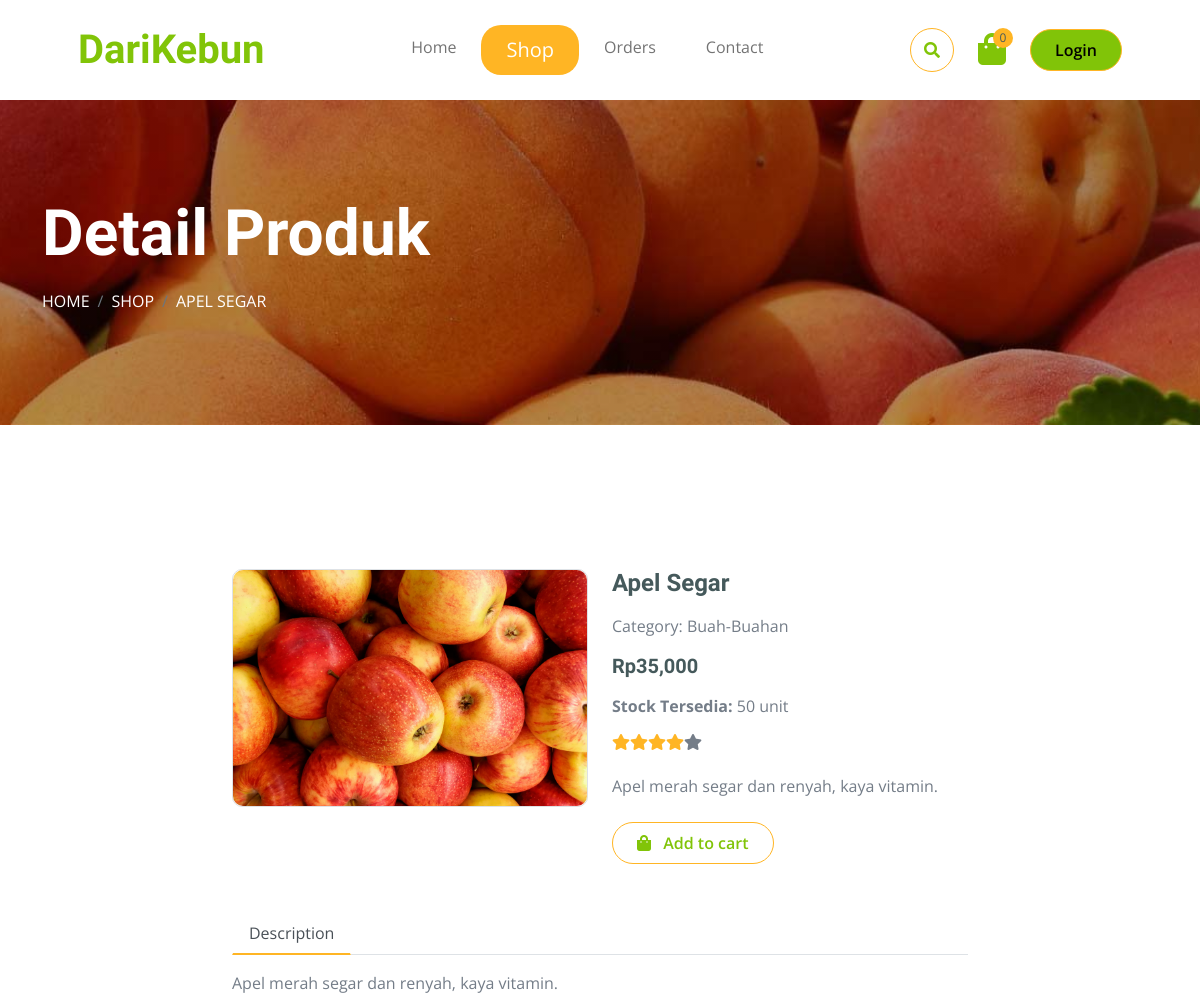
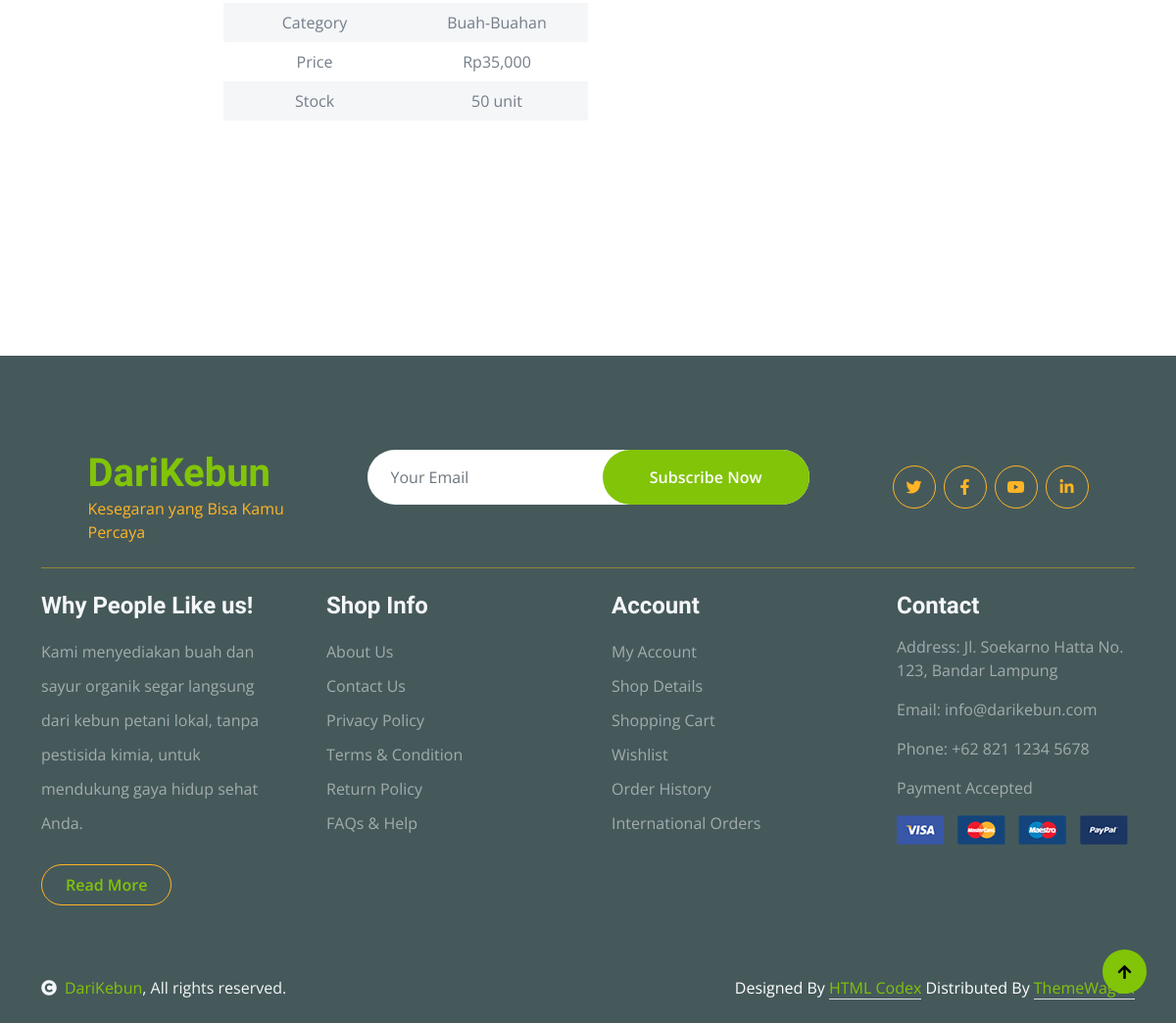
The app's page /detail_product.php?id=1 with its own data (2 pictures, top to bottom).
### tables this page shows
CREATE TABLE `products` (
  `id` int(11) NOT NULL,
  `name` varchar(100) NOT NULL,
  `description` text DEFAULT NULL,
  `price` decimal(10,2) NOT NULL,
  `image` varchar(255) NOT NULL,
  `stock` int(11) DEFAULT 0,
  `category_id` int(11) DEFAULT NULL,
  `created_at` timestamp NOT NULL DEFAULT current_timestamp(),
  `berat_jual` int(11) NOT NULL
);

CREATE TABLE `categories` (
  `id` int(11) NOT NULL,
  `name` varchar(50) NOT NULL,
  `slug` varchar(50) NOT NULL,
  `description` text DEFAULT NULL,
  `image` varchar(255) DEFAULT NULL,
  `created_at` timestamp NOT NULL DEFAULT current_timestamp()
);

### includes/functions.php (called while the page is built, shortened)
<?php
function getProductById($id) {
    global $connect;
    $sql = "SELECT p.*, c.name AS category_name, c.slug
            FROM products p
            LEFT JOIN categories c ON p.category_id = c.id
            WHERE p.id = ?";
    $stmt = mysqli_prepare($connect, $sql);
    mysqli_stmt_bind_param($stmt, "i", $id);
    mysqli_stmt_execute($stmt);
    $result = mysqli_stmt_get_result($stmt);
    return mysqli_fetch_assoc($result);
}
?>

### detail_product.php (the view, shortened to what this page needs)
<?php
require_once 'includes/config.php';
require_once 'includes/head.php';
require_once 'includes/functions.php';
$product_id = (int)$_GET['id'];
$product = getProductById($product_id);
require_once 'includes/navbar.php';
?>
<body>
    <div class="container-fluid page-header py-5 mb-5">
        <div class="container py-5">
            <h1 class="display-3 text-white mb-3 animated slideInDown">Detail Produk</h1>
            <nav aria-label="breadcrumb animated slideInDown">
                <ol class="breadcrumb text-uppercase">
                    <li class="breadcrumb-item"><a href="index.php" class="text-white">Home</a></li>
                    <li class="breadcrumb-item"><a href="shop.php" class="text-white">Shop</a></li>
                    <li class="breadcrumb-item text-white active" aria-current="page"><?php echo htmlspecialchars($product['name']); ?></li>
                </ol>
            </nav>
        </div>
    </div>
    <div class="container-fluid align-items-center py-5">
        <div class="container py-5">
            <div class="row g-4 mb-5 justify-content-center">
                <div class="col-lg-8">
                    <div class="row g-4">
                        <div class="col-lg-6">
                            <div class="border rounded">
                                <img src="<?php echo htmlspecialchars($product['image']); ?>"
                                     class="img-fluid rounded"
                                     alt="<?php echo htmlspecialchars($product['name']); ?>">
                            </div>
                        </div>
                        <div class="col-lg-6">
                            <h4 class="fw-bold mb-3"><?php echo htmlspecialchars($product['name']); ?></h4>
                            <p class="mb-3">Category: <?php echo htmlspecialchars($product['category_name']); ?></p>
                            <h5 class="fw-bold mb-3">Rp<?php echo number_format($product['price']); ?></h5>
                            <div class="mb-3">
                                <p><strong>Stock Tersedia:</strong> <?php echo $product['stock']; ?> unit</p>
                            </div>
                            <div class="d-flex mb-4">
                                <i class="fa fa-star text-secondary"></i>
                                <i class="fa fa-star text-secondary"></i>
                                <i class="fa fa-star text-secondary"></i>
                                <i class="fa fa-star text-secondary"></i>
                                <i class="fa fa-star"></i>
                            </div>
                            <p class="mb-4"><?php echo htmlspecialchars($product['description'] ?? 'Produk organik segar berkualitas tinggi.'); ?></p>
                            <a href="#" class="btn border border-secondary rounded-pill px-4 py-2 mb-4 text-primary add-to-cart-btn"
                               data-product-id="<?php echo $product['id']; ?>">
                                <i class="fa fa-shopping-bag me-2 text-primary"></i> Add to cart
                            </a>
                        </div>
                        <div class="col-lg-12">
                            <nav>
                                <div class="nav nav-tabs mb-3">
                                    <button class="nav-link active border-white border-bottom-0" type="button" role="tab"
                                        id="nav-about-tab" data-bs-toggle="tab" data-bs-target="#nav-about"
                                        aria-controls="nav-about" aria-selected="true">Description</button>
                                </div>
                            </nav>
                            <div class="tab-content mb-5">
                                <div class="tab-pane active" id="nav-about" role="tabpanel" aria-labelledby="nav-about-tab">
                                    <p><?php echo htmlspecialchars($product['description'] ?? 'Deskripsi produk akan segera ditambahkan.'); ?></p>
                                    <div class="px-2">
                                        <div class="row g-4">
                                            <div class="col-6">
                                                <div class="row bg-light align-items-center text-center justify-content-center py-2">
                                                    <div class="col-6">
                                                        <p class="mb-0">Category</p>
                                                    </div>
                                                    <div class="col-6">
                                                        <p class="mb-0"><?php echo htmlspecialchars($product['category_name']); ?></p>
                                                    </div>
                                                </div>
                                                <div class="row text-center align-items-center justify-content-center py-2">
                                                    <div class="col-6">
                                                        <p class="mb-0">Price</p>
                                                    </div>
                                                    <div class="col-6">
                                                        <p class="mb-0">Rp<?php echo number_format($product['price']); ?></p>
                                                    </div>
                                                </div>
                                                <div class="row bg-light text-center align-items-center justify-content-center py-2">
                                                    <div class="col-6">
                                                        <p class="mb-0">Stock</p>
                                                    </div>
                                                    <div class="col-6">
                                                        <p class="mb-0"><?php echo $product['stock']; ?> unit</p>
                                                    </div>
                                                </div>
                                            </div>
                                        </div>
                                    </div>
                                </div>
                            </div>
                        </div>
                    </div>
                </div>
            </div>
        </div>
    </div>
    <?php
    require_once 'includes/footer.php';
    ?>
</body>
</html>

### css/style.css (style rules this page uses)
.btn { font-weight: 600; transition: .5s; }
.btn.border-secondary { transition: 0.5s; }
.page-header { position: relative; background: linear-gradient(rgba(0, 0, 0, 0.3), rgba(0, 0, 0, 0.3)), url(../img/cart-page-header-img.jpg); background-position: center center; background-repeat: no-repeat; background-size: cover; }
@media (min-width: 992px) { .hero-header, .page-header { margin-top: 100px !important; } }
.nav.nav-tabs .nav-link.active { border-bottom: 2px solid var(--bs-secondary) !important; }

### records on screen
products: name "APEL SEGAR", image (picture), name "Apel Segar", category.name "Buah-Buahan", price "35,000", stock "50", description "Apel merah segar dan renyah, kaya vitamin."

### other values on screen
getCartCount() "0"
